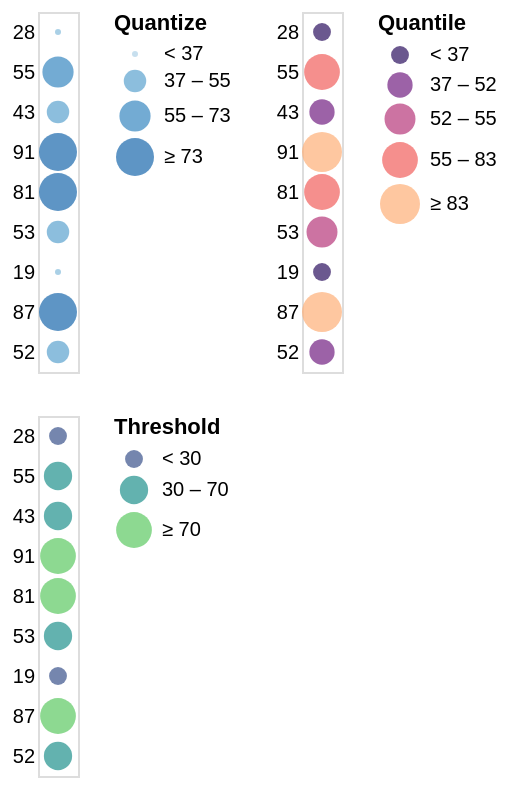

This figure's Vega-Lite source:
### Vega specification from a JSON file in a GitHub repository (floating-point values rounded to 4 significant figures)
{"$schema": "https://vega.github.io/schema/vega/v5.json", "description": "Horizontally concatenated charts that show different types of discretizing scales.", "background": "white", "padding": 5, "data": [{"name": "source_0", "values": [{"a": "A", "b": 28}, {"a": "B", "b": 55}, {"a": "C", "b": 43}, {"a": "D", "b": 91}, {"a": "E", "b": 81}, {"a": "F", "b": 53}, {"a": "G", "b": 19}, {"a": "H", "b": 87}, {"a": "I", "b": 52}]}, {"name": "data_1", "source": "source_0", "transform": [{"type": "filter", "expr": "isValid(datum[\"b\"]) && isFinite(+datum[\"b\"])"}]}, {"name": "data_2", "source": "source_0", "transform": [{"type": "filter", "expr": "isValid(datum[\"b\"]) && isFinite(+datum[\"b\"])"}]}, {"name": "data_3", "source": "source_0", "transform": [{"type": "filter", "expr": "isValid(datum[\"b\"]) && isFinite(+datum[\"b\"])"}]}], "signals": [{"name": "childWidth", "value": 20}, {"name": "concat_0_y_step", "value": 20}, {"name": "concat_0_height", "update": "bandspace(domain('concat_0_y').length, 1, 0.5) * concat_0_y_step"}, {"name": "concat_1_y_step", "value": 20}, {"name": "concat_1_height", "update": "bandspace(domain('concat_1_y').length, 1, 0.5) * concat_1_y_step"}, {"name": "concat_2_y_step", "value": 20}, {"name": "concat_2_height", "update": "bandspace(domain('concat_2_y').length, 1, 0.5) * concat_2_y_step"}], "layout": {"padding": 20, "columns": 2, "bounds": "full", "align": "each"}, "marks": [{"type": "group", "name": "concat_0_group", "style": "cell", "encode": {"update": {"width": {"signal": "childWidth"}, "height": {"signal": "concat_0_height"}}}, "signals": [{"name": "width", "update": "childWidth"}], "marks": [{"name": "concat_0_marks", "type": "symbol", "style": ["circle"], "from": {"data": "data_1"}, "encode": {"update": {"opacity": {"value": 0.7}, "fill": {"scale": "concat_0_color", "field": "b"}, "ariaRoleDescription": {"value": "circle"}, "description": {"signal": "\"b: \" + (isValid(datum[\"b\"]) ? datum[\"b\"] : \"\"+datum[\"b\"])"}, "x": {"signal": "childWidth", "mult": 0.5}, "y": {"scale": "concat_0_y", "field": "b"}, "size": {"scale": "concat_0_size", "field": "b"}, "shape": {"value": "circle"}}}}], "axes": [{"scale": "concat_0_y", "orient": "left", "grid": false, "domain": false, "ticks": false, "zindex": 0}], "legends": [{"title": "Quantize", "fill": "concat_0_color", "symbolType": "circle", "encode": {"symbols": {"update": {"opacity": {"value": 0.7}}}}, "size": "concat_0_size"}]}, {"type": "group", "name": "concat_1_group", "style": "cell", "encode": {"update": {"width": {"signal": "childWidth"}, "height": {"signal": "concat_1_height"}}}, "signals": [{"name": "width", "update": "childWidth"}], "marks": [{"name": "concat_1_marks", "type": "symbol", "style": ["circle"], "from": {"data": "data_2"}, "encode": {"update": {"opacity": {"value": 0.7}, "fill": {"scale": "concat_1_color", "field": "b"}, "ariaRoleDescription": {"value": "circle"}, "description": {"signal": "\"b: \" + (isValid(datum[\"b\"]) ? datum[\"b\"] : \"\"+datum[\"b\"])"}, "x": {"signal": "childWidth", "mult": 0.5}, "y": {"scale": "concat_1_y", "field": "b"}, "size": {"scale": "concat_1_size", "field": "b"}, "shape": {"value": "circle"}}}}], "axes": [{"scale": "concat_1_y", "orient": "left", "grid": false, "domain": false, "ticks": false, "zindex": 0}], "legends": [{"format": "d", "title": "Quantile", "fill": "concat_1_color", "labelOverlap": "greedy", "symbolType": "circle", "encode": {"symbols": {"update": {"opacity": {"value": 0.7}}}}, "size": "concat_1_size"}]}, {"type": "group", "name": "concat_2_group", "style": "cell", "encode": {"update": {"width": {"signal": "childWidth"}, "height": {"signal": "concat_2_height"}}}, "signals": [{"name": "width", "update": "childWidth"}], "marks": [{"name": "concat_2_marks", "type": "symbol", "style": ["circle"], "from": {"data": "data_3"}, "encode": {"update": {"opacity": {"value": 0.7}, "fill": {"scale": "concat_2_color", "field": "b"}, "ariaRoleDescription": {"value": "circle"}, "description": {"signal": "\"b: \" + (isValid(datum[\"b\"]) ? datum[\"b\"] : \"\"+datum[\"b\"])"}, "x": {"signal": "childWidth", "mult": 0.5}, "y": {"scale": "concat_2_y", "field": "b"}, "size": {"scale": "concat_2_size", "field": "b"}, "shape": {"value": "circle"}}}}], "axes": [{"scale": "concat_2_y", "orient": "left", "grid": false, "domain": false, "ticks": false, "zindex": 0}], "legends": [{"title": "Threshold", "fill": "concat_2_color", "labelOverlap": "greedy", "symbolType": "circle", "encode": {"symbols": {"update": {"opacity": {"value": 0.7}}}}, "size": "concat_2_size"}]}], "scales": [{"name": "concat_0_y", "type": "point", "domain": {"data": "data_1", "field": "b"}, "range": {"step": {"signal": "concat_0_y_step"}}, "padding": 0.5}, {"name": "concat_0_color", "type": "quantize", "domain": {"data": "data_1", "field": "b"}, "range": "ramp", "zero": true, "interpolate": "hcl"}, {"name": "concat_0_size", "type": "quantize", "domain": {"data": "data_1", "field": "b"}, "range": {"signal": "sequence(9, 361 + (361 - 9) / (4 - 1), (361 - 9) / (4 - 1))"}, "zero": false}, {"name": "concat_1_y", "type": "point", "domain": {"data": "data_2", "field": "b"}, "range": {"step": {"signal": "concat_1_y_step"}}, "padding": 0.5}, {"name": "concat_1_color", "type": "quantile", "domain": {"data": "data_2", "field": "b"}, "range": {"scheme": "magma"}, "interpolate": "hcl"}, {"name": "concat_1_size", "type": "quantile", "domain": {"data": "data_2", "field": "b"}, "range": [80, 160, 240, 320, 400]}, {"name": "concat_2_y", "type": "point", "domain": {"data": "data_3", "field": "b"}, "range": {"step": {"signal": "concat_2_y_step"}}, "padding": 0.5}, {"name": "concat_2_color", "type": "threshold", "domain": [30, 70], "range": {"scheme": "viridis"}, "interpolate": "hcl"}, {"name": "concat_2_size", "type": "threshold", "domain": [30, 70], "range": [80, 200, 320]}]}
